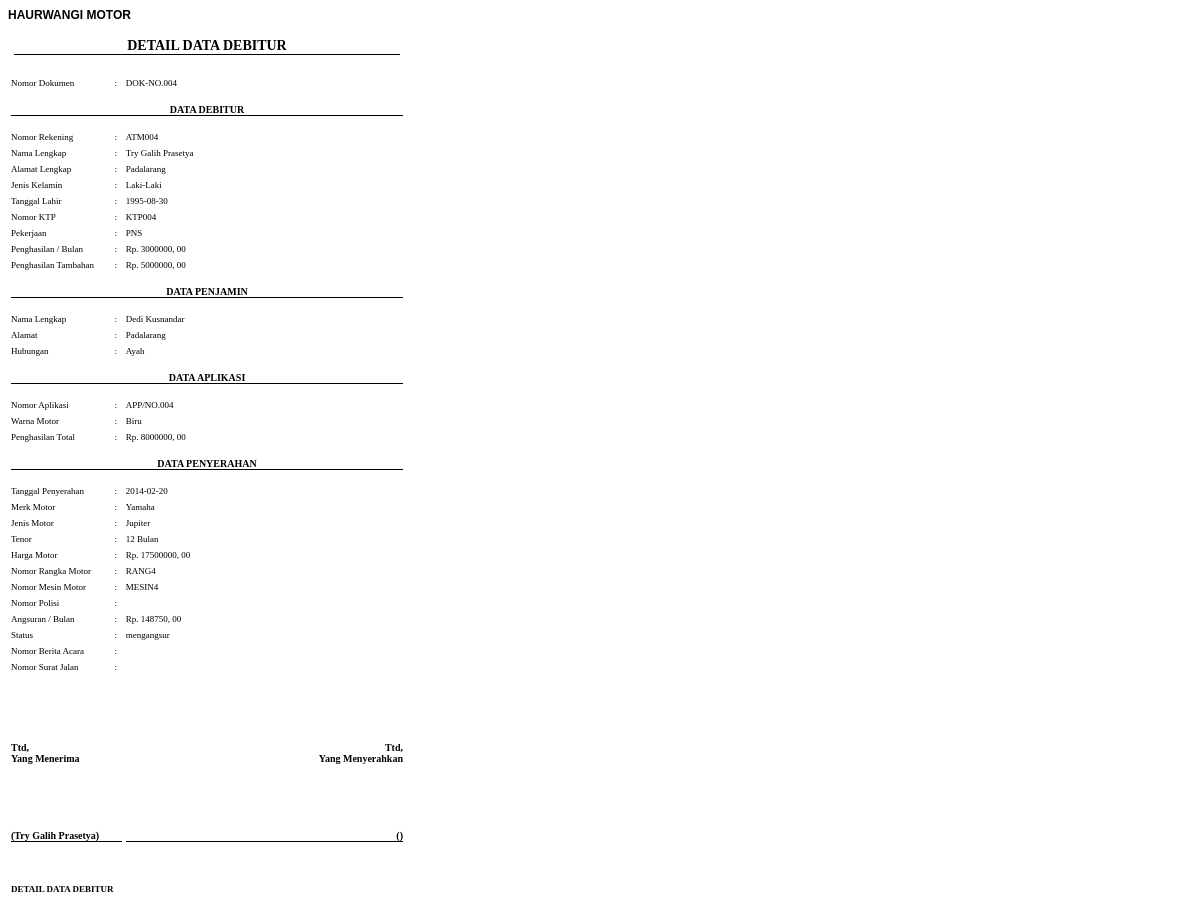
/module/pengajuan/pengajuan_view.php?no_dok=DOK-NO.004, run on the app's committed database.
### tables this page shows
CREATE TABLE IF NOT EXISTS `penjamin` (
  `penjamin_no_penjamin` varchar(10) NOT NULL,
  `penjamin_nama` varchar(40) NOT NULL,
  `penjamin_alamat` varchar(100) NOT NULL,
  `penjamin_tgllahir` varchar(10) NOT NULL,
  `penjamin_hubungan` varchar(10) NOT NULL,
  PRIMARY KEY (`penjamin_no_penjamin`)
);

CREATE TABLE IF NOT EXISTS `akad` (
  `akad_no_dokumen` varchar(10) NOT NULL,
  `akad_tgl` varchar(10) NOT NULL,
  `debitur_no_rekening` varchar(25) NOT NULL,
  `penjamin_no_penjamin` varchar(10) NOT NULL,
  `akad_tenor` varchar(5) NOT NULL,
  `akad_merk_motor` varchar(20) NOT NULL,
  `akad_jenis_motor` varchar(10) NOT NULL,
  `akad_harga` varchar(10) NOT NULL,
  `akad_no_rangka` varchar(10) NOT NULL,
  `akad_no_mesin` varchar(10) NOT NULL,
  `akad_angsuran` varchar(6) NOT NULL,
  `akad_status` varchar(10) NOT NULL,
  PRIMARY KEY (`akad_no_dokumen`)
);

CREATE TABLE IF NOT EXISTS `debitur` (
  `debitur_no_rekening` varchar(25) NOT NULL,
  `debitur_nama` varchar(40) NOT NULL,
  `debitur_alamat` varchar(100) NOT NULL,
  `debitur_tgllahir` varchar(10) NOT NULL,
  `debitur_noktp` varchar(20) NOT NULL,
  `debitur_jk` varchar(10) NOT NULL,
  `debitur_pekerjaan` varchar(20) NOT NULL,
  `debitur_penghasilan` varchar(10) NOT NULL,
  `debitur_penghasilan2` varchar(10) NOT NULL,
  `penjamin_no_penjamin` varchar(10) NOT NULL,
  PRIMARY KEY (`debitur_no_rekening`)
);

CREATE TABLE IF NOT EXISTS `aplikasi` (
  `aplikasi_no_aplikasi` varchar(10) NOT NULL,
  `aplikasi_merk_motor` varchar(20) NOT NULL,
  `aplikasi_jenis_motor` varchar(10) NOT NULL,
  `aplikasi_warna` varchar(10) NOT NULL,
  `aplikasi_tpenghasilan` varchar(10) NOT NULL,
  `debitur_no_rekening` varchar(25) NOT NULL,
  PRIMARY KEY (`aplikasi_no_aplikasi`)
);

### module/pengajuan/pengajuan_view.php (the view, shortened to what this page needs)
<?php
$no_dok=$_GET['no_dok'];
$query="SELECT
debitur.debitur_nama AS debitur_nama,
debitur.debitur_alamat AS debitur_alamat,
debitur.debitur_noktp AS debitur_noktp,
debitur.debitur_jk AS debitur_jk,
debitur.debitur_pekerjaan AS debitur_pekerjaan,
debitur.debitur_penghasilan AS debitur_penghasilan,
debitur.debitur_penghasilan2 AS debitur_penghasilan2,
debitur.debitur_tgllahir AS debitur_tgllahir,
penjamin.penjamin_no_penjamin AS penjamin_no_penjamin,
penjamin.penjamin_nama AS penjamin_nama,
penjamin.penjamin_alamat AS penjamin_alamat,
penjamin.penjamin_tgllahir AS penjamin_tgllahir,
penjamin.penjamin_hubungan AS penjamin_hubungan,
debitur.debitur_no_rekening AS debitur_no_rekening,
aplikasi.aplikasi_no_aplikasi AS aplikasi_no_aplikasi,
aplikasi.aplikasi_warna AS aplikasi_warna,
aplikasi.aplikasi_tpenghasilan AS aplikasi_tpenghasilan,
akad.akad_no_dokumen AS akad_no_dokumen,
akad.akad_tgl AS akad_tgl,
akad.akad_tenor AS akad_tenor,
akad.akad_merk_motor AS akad_merk_motor,
akad.akad_jenis_motor AS akad_jenis_motor,
akad.akad_harga AS akad_harga,
akad.akad_no_rangka AS akad_no_rangka,
akad.akad_no_mesin AS akad_no_mesin,
akad.akad_angsuran AS akad_angsuran,
akad.akad_status AS akad_status
FROM
penjamin
INNER JOIN debitur ON debitur.penjamin_no_penjamin = penjamin.penjamin_no_penjamin
INNER JOIN aplikasi ON debitur.debitur_no_rekening = aplikasi.debitur_no_rekening
INNER JOIN akad ON debitur.debitur_no_rekening = akad.debitur_no_rekening
WHERE akad.akad_no_dokumen='$no_dok'
";
$send=mysql_query($query) ;
$res=mysql_fetch_array($send);
$query2 = "SELECT no_berita_acara, no_surat_jalan, yang_menyerahkan, tgl_penyerahan, no_polisi FROM penyerahan WHERE no_dokumen='$no_dok'";
$send2=mysql_query($query2) ;
$res2=mysql_fetch_array($send2);
?>
<!DOCTYPE html PUBLIC "-//W3C//DTD XHTML 1.0 Transitional//EN" "http://www.w3.org/TR/xhtml1/DTD/xhtml1-transitional.dtd">
<html xmlns="http://www.w3.org/1999/xhtml">
<head>
</head>
<body>
<div id="judul"><span class="style23">HAURWANGI MOTOR</span></div>
<table class="data form" width="398" height="62">
	<tr>
    	<td colspan="3" class="judul"><p align="center"><span class='detail'>DETAIL DATA DEBITUR</span></p></td>
    </tr>
	<tr><td colspan="3"></td></tr>
    <tr>
    	<td width="170">Nomor Dokumen</td>
        <td width="13">:</td>
    	<td width="550"><?=$res['akad_no_dokumen']; ?></td>
 	</tr>
	<tr>
    	<td colspan="3" ><p align="center">DATA DEBITUR</p></td>
    </tr>
    <tr>
    	<td width="170">Nomor Rekening</td>
        <td width="13">:</td>
    	<td width="550"><?=$res['debitur_no_rekening'] ?></td>
 	</tr>
    <tr>
    	<td width="170">Nama Lengkap</td>
        <td width="13">:</td>
    	<td width="550"><?=$res['debitur_nama'] ?></td>
 	</tr>
    <tr>
    	<td width="170">Alamat Lengkap</td>
        <td width="13">:</td>
    	<td width="550"><?=$res['debitur_alamat'] ?></td>
 	</tr>
    <tr>
    	<td width="170">Jenis Kelamin</td>
        <td width="13">:</td>
    	<td width="550"><?=$res['debitur_jk'] ?></td>
 	</tr>
    <tr>
    	<td width="170">Tanggal Lahir</td>
        <td width="13">:</td>
    	<td width="550"><?=$res['debitur_tgllahir'] ?></td>
 	</tr>
    <tr>
    	<td width="170">Nomor KTP</td>
        <td width="13">:</td>
    	<td width="550"><?=$res['debitur_noktp'] ?></td>
 	</tr>
    <tr>
    	<td width="170">Pekerjaan</td>
        <td width="13">:</td>
    	<td width="550"><?=$res['debitur_pekerjaan'] ?></td>
 	</tr>
    <tr>
    	<td width="170">Penghasilan / Bulan</td>
        <td width="13">:</td>
    	<td width="550">Rp. <?=$res['debitur_penghasilan'] ?>, 00</td>
 	</tr>
    <tr>
    	<td width="170">Penghasilan Tambahan</td>
        <td width="13">:</td>
    	<td width="550">Rp. <?=$res['debitur_penghasilan2'] ?>, 00</td>
 	</tr>
	<tr>
    	<td colspan="3" ><p align="center">DATA PENJAMIN</p></td>
    </tr>
    <tr>
    	<td width="170">Nama Lengkap</td>
        <td width="13">:</td>
    	<td width="550"><?=$res['penjamin_nama'] ?></td>
 	</tr>
    <tr>
    	<td width="170">Alamat</td>
        <td width="13">:</td>
    	<td width="550"><?=$res['penjamin_alamat'] ?></td>
 	</tr>
    <tr>
    	<td width="170">Hubungan</td>
        <td width="13">:</td>
    	<td width="550"><?=$res['penjamin_hubungan'] ?></td>
 	</tr>
	<tr>
    	<td colspan="3" ><p align="center">DATA APLIKASI</p></td>
    </tr>
    <tr>
    	<td width="170">Nomor Aplikasi</td>
        <td width="13">:</td>
    	<td width="550"><?=$res['aplikasi_no_aplikasi'] ?></td>
 	</tr>
    <tr>
    	<td width="170">Warna Motor</td>
        <td width="13">:</td>
    	<td width="550"><?=$res['aplikasi_warna'] ?></td>
 	</tr>
    <tr>
    	<td width="170">Penghasilan Total</td>
        <td width="13">:</td>
    	<td width="550">Rp. <?=$res['aplikasi_tpenghasilan'] ?>, 00</td>
 	</tr>
	<tr>
    	<td colspan="3" ><p align="center">DATA PENYERAHAN</p></td>
    </tr>
    <tr>
    	<td width="170">Tanggal Penyerahan</td>
        <td width="13">:</td>
    	<td width="550"><?=$res['akad_tgl'] ?></td>
 	</tr>
    <tr>
    	<td width="170">Merk Motor</td>
        <td width="13">:</td>
    	<td width="550"><?=$res['akad_merk_motor'] ?></td>
 	</tr>
    <tr>
    	<td width="170">Jenis Motor</td>
        <td width="13">:</td>
    	<td width="550"><?=$res['akad_jenis_motor'] ?></td>
 	</tr>
    <tr>
    	<td width="170">Tenor</td>
        <td width="13">:</td>
    	<td width="550"><?=$res['akad_tenor'] ?> Bulan</td>
 	</tr>
    <tr>
    	<td width="170">Harga Motor</td>
        <td width="13">:</td>
    	<td width="550">Rp. <?=$res['akad_harga'] ?>, 00</td>
 	</tr>
    <tr>
    	<td width="170">Nomor Rangka Motor</td>
        <td width="13">:</td>
    	<td width="550"><?=$res['akad_no_rangka'] ?></td>
 	</tr>
    <tr>
    	<td width="170">Nomor Mesin Motor</td>
        <td width="13">:</td>
    	<td width="550"><?=$res['akad_no_mesin'] ?></td>
 	</tr>
    <tr>
    	<td width="170">Nomor Polisi</td>
        <td width="13">:</td>
    	<td width="550"><?=$res2['no_polisi'] ?></td>
 	</tr>
    <tr>
    	<td width="170">Angsuran / Bulan</td>
        <td width="13">:</td>
    	<td width="550">Rp. <?=$res['akad_angsuran'] ?>, 00</td>
 	</tr>
    <tr>
    	<td width="170">Status</td>
        <td width="13">:</td>
    	<td width="550"><?=$res['akad_status'] ?> </td>
 	</tr>
    <tr>
    	<td width="170">Nomor Berita Acara</td>
        <td width="13">:</td>
    	<td width="550"><?=$res2['no_berita_acara'] ?></td>
 	</tr>
    <tr>
    	<td width="170">Nomor Surat Jalan</td>
        <td width="13">:</td>
    	<td width="550"><?=$res2['no_surat_jalan'] ?></td>
 	</tr>
    <tr>
    	<td></td>
    	<td></td>
    	<td></td>
    </tr>
    <tr>
    	<td></td>
    	<td></td>
    	<td></td>
    </tr>
    <tr>
    	<td></td>
    	<td></td>
    	<td></td>
    </tr>
    <tr>
    	<td></td>
    	<td></td>
    	<td></td>
    </tr>
    <tr>
    	<td></td>
    	<td></td>
    	<td></td>
    </tr>
    <tr>
    	<td></td>
    	<td></td>
    	<td></td>
    </tr>
    <tr>
    	<td></td>
    	<td></td>
    	<td></td>
    </tr>
    <tr>
    	<td></td>
    	<td></td>
    	<td></td>
    </tr>
    <tr>
    	<td></td>
    	<td></td>
    	<td></td>
    </tr>
    	<tr>
        	<td colspan="2"><p align="left">Ttd,<br />Yang Menerima<br /><br /><br /><br /><br /><br /><br />
    	(<?=$res['debitur_nama'] ?>)</p></td>
        	<td colspan="3"><p align="right">Ttd,<br />Yang Menyerahkan<br /><br /><br /><br /><br /><br /><br />
    	(<?=$res2['yang_menyerahkan'] ?>)</p></td>
      	</tr>
    <tr>
    	<td colspan="3"><div class="ttd"></div></td>
    </tr>
	<tr>
    	<td colspan="3"><b>DETAIL DATA DEBITUR</b></td>
    </tr>
</table>
</body>
</html>

### module/pengajuan/pengajuan_view.php (style rules this page uses)
table { border:none; font-size:10px; }
.judul { padding:4px; margin:auto; font-size:18px; font-weight:bold; border:1px solid #000 dashed; }
td { font-size:9px; padding-bottom:3px; }
p { font-size:10px; border-bottom:1px solid #000; font-weight:bold; }
.detail { font-size:14px; margin:auto; }

### data on the page
penjamin: akad.akad_no_dokumen "DOK-NO.004", debitur.debitur_no_rekening "ATM004", debitur.debitur_nama "Try Galih Prasetya", debitur.debitur_alamat "Padalarang", debitur.debitur_jk "Laki-Laki", debitur.debitur_tgllahir "1995-08-30", debitur.debitur_noktp "KTP004", debitur.debitur_pekerjaan "PNS", debitur.debitur_penghasilan "3000000", debitur.debitur_penghasilan2 "5000000", penjamin_nama "Dedi Kusnandar", penjamin_alamat "Padalarang", penjamin_hubungan "Ayah", aplikasi.aplikasi_no_aplikasi "APP/NO.004", aplikasi.aplikasi_warna "Biru", aplikasi.aplikasi_tpenghasilan "8000000", akad.akad_tgl "2014-02-20", akad.akad_merk_motor "Yamaha", akad.akad_jenis_motor "Jupiter", akad.akad_tenor "12", akad.akad_harga "17500000", akad.akad_no_rangka "RANG4", akad.akad_no_mesin "MESIN4", akad.akad_angsuran "148750", akad.akad_status "mengangsur"
